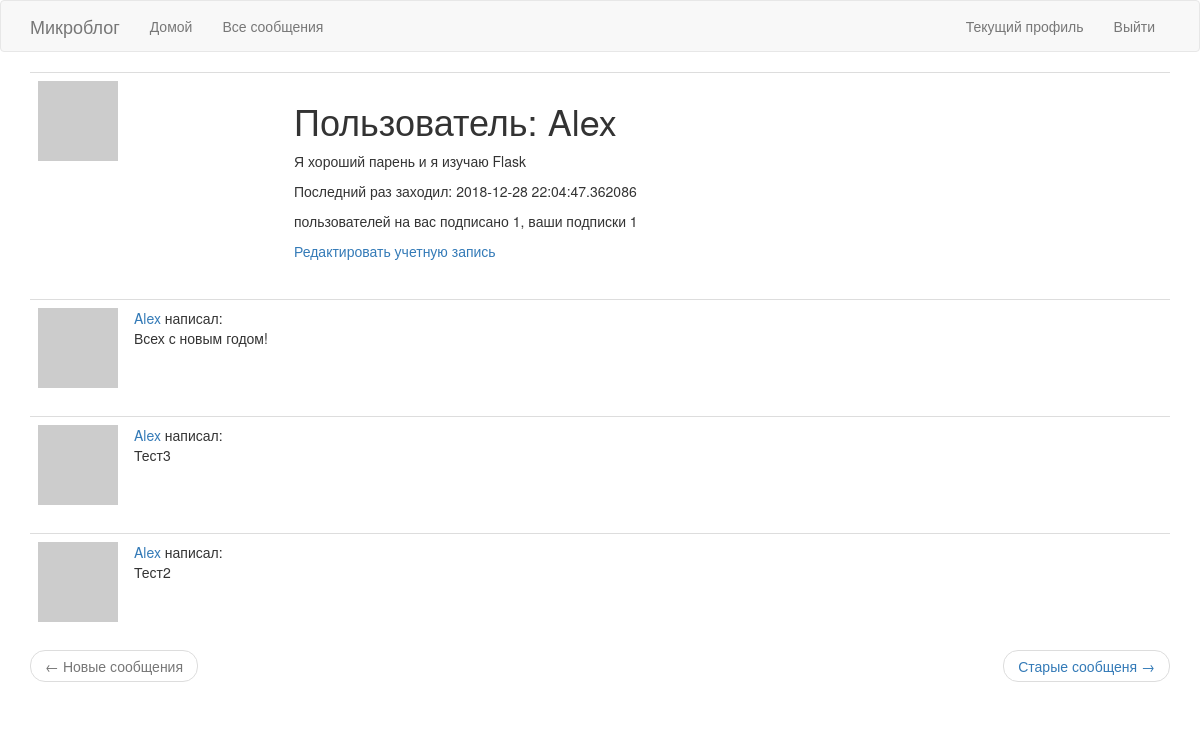
The app's page /user/Alex (signed in), older data.
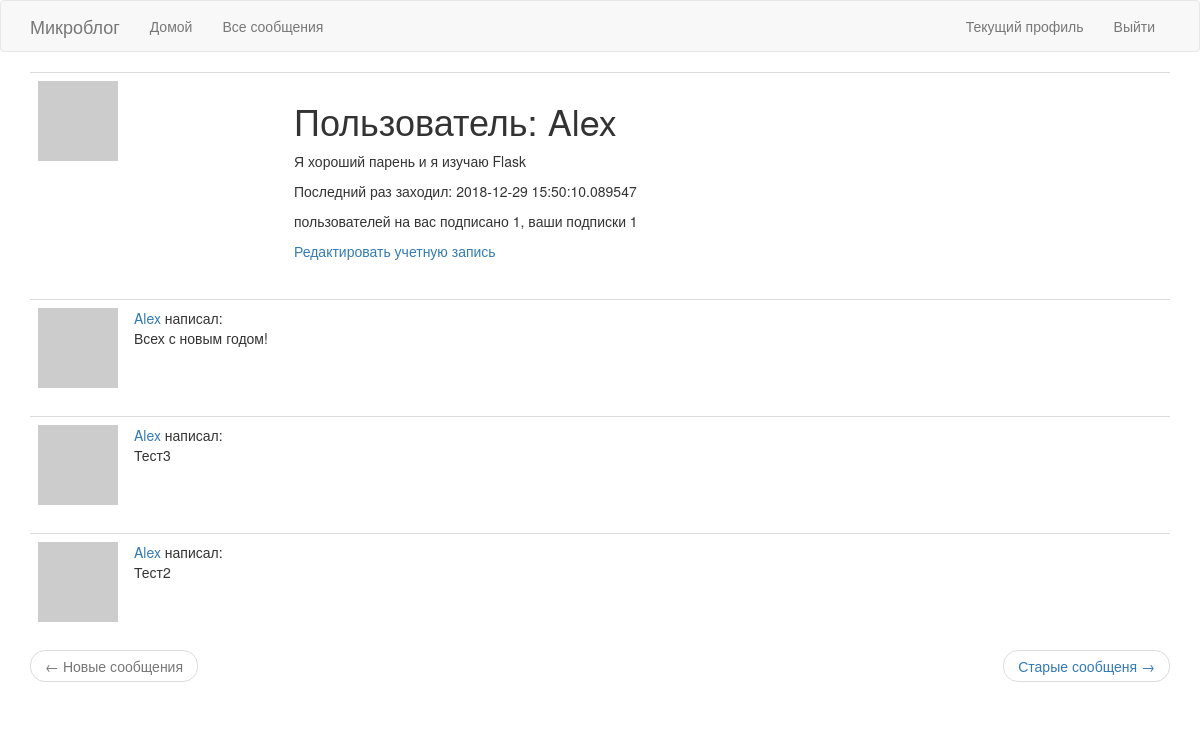
The same page, newer data.
### app/models.py (models this page shows, shortened)
class User(UserMixin, db.Model):
	id = db.Column(db.Integer, primary_key=True)
	username = db.Column(db.String(64), index=True, unique=True)
	email = db.Column(db.String(120), index=True, unique=True)
	password_hash = db.Column(db.String(128))
	posts = db.relationship('Post', backref='author', lazy='dynamic')
	about_me = db.Column(db.String(140))
	last_seen = db.Column(db.DateTime, default=datetime.utcnow)
	def avatar(self, size):
		digest = md5(self.email.lower().encode('utf-8')).hexdigest()
		return 'https://www.gravatar.com/avatar/{}?d=identicon&s={}'.format(digest, size)
	followed = db.relationship(
		'User', secondary=followers,
		primaryjoin=(followers.c.follower_id == id),
		secondaryjoin=(followers.c.followed_id == id),
		backref=db.backref('followers', lazy='dynamic'),
		lazy='dynamic'
	)

class Post(db.Model):
	id = db.Column(db.Integer, primary_key=True)
	body = db.Column(db.String(140))
	timestamp = db.Column(db.DateTime, index=True, default=datetime.utcnow)
	user_id = db.Column(db.Integer, db.ForeignKey('user.id'))

### app/routes.py (the view)
@app.route('/user/<username>')
@login_required
def user(username):
	user = User.query.filter_by(username=username).first_or_404()
	page = request.args.get('page', 1, type=int)
	posts = user.posts.order_by(Post.timestamp.desc()).paginate(page, app.config['POST_PER_PAGE'], False)
	next_url = url_for('user', username=user.username, page=posts.next_num) \
		if posts.has_next else None
	prev_url = url_for('user', username=user.username, page=posts.prev_num) \
		if posts.has_prev else None
	return render_template('user.html', title='Учетная запись', user=user, posts=posts.items, next_url=next_url, prev_url=prev_url)

### app/models.py (called while the page is built)
@login.user_loader
def load_user(id):
	return User.query.get(int(id))

### app/routes.py (called while the page is built)
@app.before_request
def before_request():
	if current_user.is_authenticated:
		current_user.last_seen = datetime.utcnow()
		db.session.commit()

### app/templates/user.html
{% extends "base.html" %}
{% block app_content %}
	<table class="table table-hover">
		<tr>
			<td width="256px"><img src="{{ user.avatar(256) }}"></td>
			<td>
				<h1>Пользователь: {{ user.username }}</h1>
				{% if user.about_me %}<p>{{ user.about_me }}</p>{% endif %}
				{% if user.last_seen %}<p>Последний раз заходил: {{ user.last_seen }}</p>{% endif %}
				<p> пользователей на вас подписано {{ user.followers.count() }}, ваши подписки {{ user.followed.count() }} </p>
				{% if user == current_user %}
				<p><a href="{{ url_for('edit_profile') }}">Редактировать учетную запись</a></p>
				{% elif not current_user.is_following(user) %}
				<p><a href="{{ url_for('follow', username=user.username) }}">Подписаться</a></p>
				{% else %}
				<p><a href="{{ url_for('unfollow', username=user.username) }}">Отписаться</a></p>
				{% endif %}
			</td>
		</tr>
	</table>
	{% for post in posts %}
		{% include '_post.html' %}
	{% endfor %}
	<nav aria-label="...">
        <ul class="pager">
            <li class="previous{% if not prev_url %} disabled{% endif %}">
                <a href="{{ prev_url or '#' }}">
                    <span aria-hidden="true">&larr;</span> Новые сообщения
                </a>
            </li>
            <li class="next{% if not next_url %} disabled{% endif %}">
                <a href="{{ next_url or '#' }}">
                    Старые сообщеня <span aria-hidden="true">&rarr;</span>
                </a>
            </li>
        </ul>
{% endblock %}

### app/templates/base.html (shortened to what this page needs)
{% extends "bootstrap/base.html" %}
{% block navbar %}
	<nav class="navbar navbar-default">
		<div class="container">
            <div class="navbar-header">
                <a class="navbar-brand" href="{{ url_for('index') }}">Микроблог</a>
            </div>
            <div class="collapse navbar-collapse" id="bs-example-navbar-collapse-1">
                <ul class="nav navbar-nav">
                    <li><a href="{{ url_for('index') }}">Домой</a></li>
                    <li><a href="{{ url_for('explore') }}">Все сообщения</a></li>
                </ul>
                <ul class="nav navbar-nav navbar-right">
                    {% if current_user.is_anonymous %}
                    <li><a href="{{ url_for('login') }}">Войти</a></li>
                    {% else %}
                    <li><a href="{{ url_for('user', username=current_user.username) }}">Текущий профиль</a></li>
                    <li><a href="{{ url_for('logout') }}">Выйти</a></li>
                    {% endif %}
                </ul>
            </div>
        </div>
	</nav>
{% endblock %}
{% block content %}
	<div class="container">
		{% block app_content %}{% endblock %}
	</div>
{% endblock %}

### app/templates/_post.html
<table class="table table-hover">
	<tr>
		<td width="70px">
			<a href="{{ url_for('user', username=post.author.username) }}">
				<img src="{{ post.author.avatar(70) }}">
			</a>
		</td>
		<td>
			<a href="{{ url_for('user', username=post.author.username) }}">
				{{ post.author.username }}
			</a>
			написал:
			<br>
			{{ post.body }}
		</td>
	</tr>
</table>

Row changes from the older to the newer data that the page shows:
changed User "Alex": last_seen "2018-12-28 22:04:47.362086" → "2018-12-29 15:50:10.089547"
